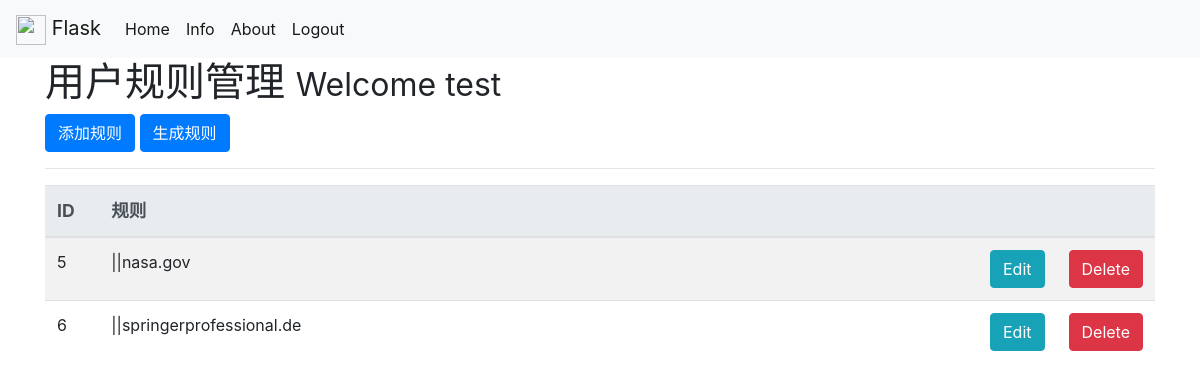
Page / (signed in) on the earlier database version.
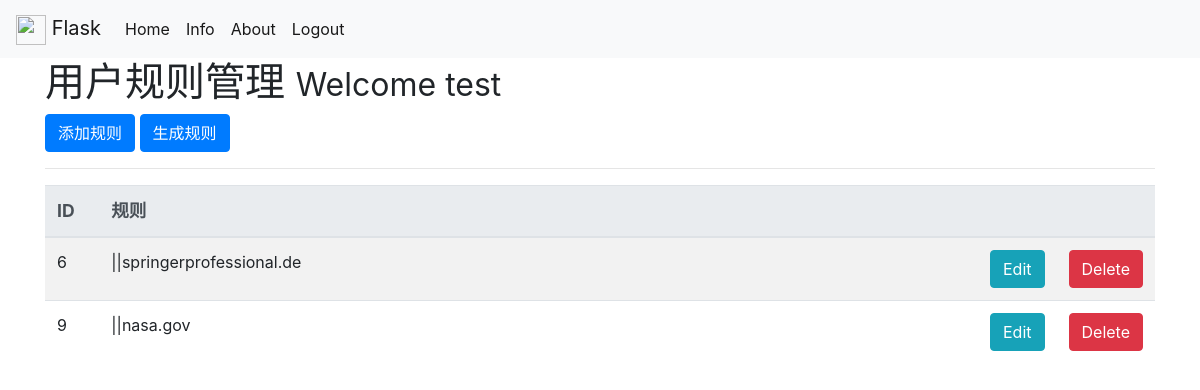
Same page on the later database version.
### tables this page shows
CREATE TABLE rules (
  id integer primary key autoincrement,
  rule TEXT not null
);

### app.py (the view)
@app.route('/')
def index():
    if session.get('logged_in'):
        db=sqlHandler(app.config['DATABASE'])
        cur=db.exeOne('SELECT * FROM rules')
        items = cur.fetchall()
        return render_template('index.html',rules=items)
    else:
        return redirect(url_for('login'))

### app.py (called while the page is built)
    def conndb(self):
        conn=sqlite3.connect(self.dbPath)
        conn.row_factory=sqlite3.Row
        return conn

    def exeOne(self,sql):
        with self.connect:
            cur = self.connect.execute(sql)
        return cur

### templates/index.html (shortened to what this page needs)
{% extends 'layout.html' %}
{% block body %}
<section class="section">
    <h1>用户规则管理 <small> Welcome {{session.username}}</small></h1>
    <p>
        <a class="btn btn-primary" data-toggle="collapse" href="#collapseInput" role="button" aria-expanded="false" aria-controls="collapseExample">
          添加规则
        </a>
        <a class="btn btn-primary" type="submit" id="genpac-button" href="/export">生成规则</a>
    </p>
    <hr>
    <table class="table table-striped">
    <thead class="thead-light">
      <tr>
        <th><a class="tb">ID</a></th>
        <th><a class="tb">规则</a></th>
        <th></th>
        <th></th>
      </tr>
    </thead>
    <tbody>
      {% for r in rules %}
        <tr>
          <td class="id">{{r['id']}}</td>
          <td class="rule">{{r['rule']}}</td>
          <td class="manual"><a href="/edit_item/{{r.id}}" class="btn btn-info pull-right btn-edit">Edit</a></td>
          <td class="manual">
              <form action="{{url_for('del_item', id=r.id, rule=r.rule)}}" method="post">
              <input type="submit" value="Delete" class="btn btn-danger">
            </form>
          </td>
        </tr>
      {% endfor %}
    </tbody>
    </table>
</section>
{% endblock %}

### templates/layout.html (shortened to what this page needs)
<!DOCTYPE html>
<html>
  <head>
    <link rel="stylesheet" href="https://themes.getbootstrap.com/wp-content/themes/bootstrap-marketplace/style.css?ver=1590611604">
    <link rel="stylesheet" href="https://cdn.jsdelivr.net/npm/bootstrap@4.5.0/dist/css/bootstrap.min.css">
  </head>
  <body>
      {% include 'includes/_navbar.html' %}
    <div class="container">
        {% block body %}{% endblock %}
  </body>
</html>

### templates/includes/_navbar.html (shortened to what this page needs)
<nav class="navbar navbar-expand-lg navbar-light bg-light">
<a class="navbar-brand" href="/"><img src="https://v4.bootcss.com/docs/assets/brand/bootstrap-solid.svg" width="30" height="30" alt="" loading="lazy">
    Flask
</a>
<div class="collapse navbar-collapse navbar-right" id="navbarNavAltMarkup">
    <div class="navbar-nav">
    <a class="nav-item nav-link active" href="/">Home <span class="sr-only">(current)</span></a>
    <a class="nav-item nav-link active" href="/info">Info</a>
    <a class="nav-item nav-link active" href="/about">About</a>
    {% if session.logged_in %}
    <a class="nav-item nav-link active" href="/logout">Logout</a>
    {% endif %}
    </div>
</div>
</nav>

### templates/index.html (style rules this page uses)
.manual { width: 5%; }
.id { width: 5%; }
.rule { width: 85%; }
.tb { font-style: bold; font-size: 110%; }

Differences in the rows shown:
removed rules: id "5", rule "||nasa.gov"
added rules: id "9", rule "||nasa.gov"
